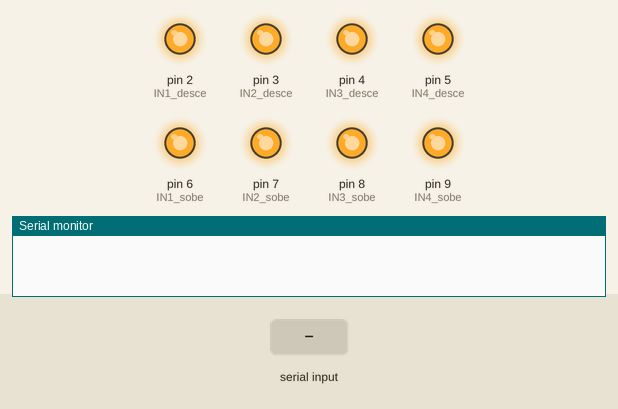
This sketch was run on a simulated Arduino Uno, built with avr-gcc and run on an emulated ATmega328P. Parts: output pins drawn as LEDs (lit = HIGH), the last lines printed to the serial monitor. Inputs (shaded band) come from the test bench.

Above: at 1.2 s.
1.3 s: "1\n" received over Serial
At 2.5 s:
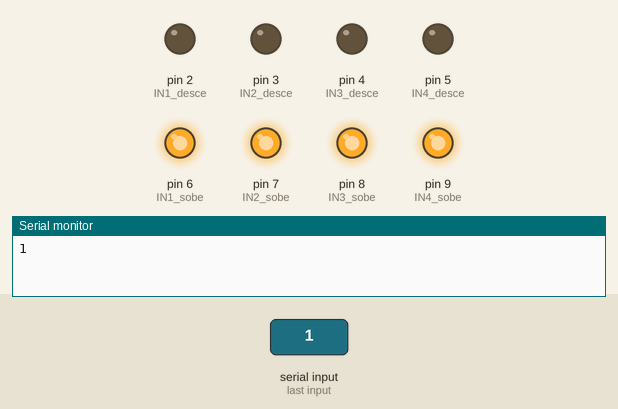
2.8 s: "2\n" received over Serial
At 3.9 s:
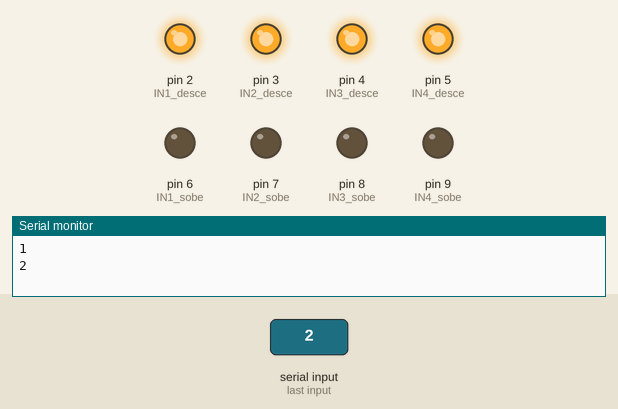
4.3 s: "0\n" received over Serial
At 5.0 s:
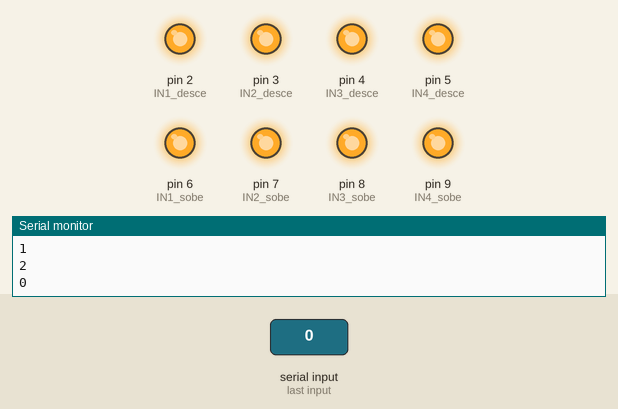
Timing chart, 0 to 7.3 s (numbered marks = the images above; inputs shaded):
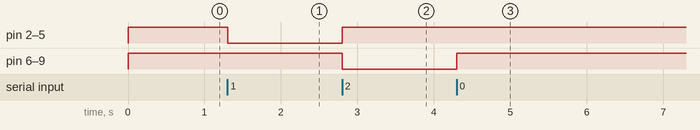

The sketch:

reles.ino
```cpp
int IN1_desce = 2,IN2_desce = 3, IN3_desce = 4, IN4_desce = 5;
int IN1_sobe = 6,IN2_sobe = 7, IN3_sobe = 8, IN4_sobe = 9;
int leitura = 0;

void subir(){
  digitalWrite(IN1_desce, 0);
  digitalWrite(IN2_desce, 0);
  digitalWrite(IN3_desce, 0);
  digitalWrite(IN4_desce, 0);
  digitalWrite(IN1_sobe, 1);
  digitalWrite(IN2_sobe, 1);
  digitalWrite(IN3_sobe, 1);
  digitalWrite(IN4_sobe, 1);
}

void descer(){
  digitalWrite(IN1_desce, 1);
  digitalWrite(IN2_desce, 1);
  digitalWrite(IN3_desce, 1);
  digitalWrite(IN4_desce, 1);
  digitalWrite(IN1_sobe, 0);
  digitalWrite(IN2_sobe, 0);
  digitalWrite(IN3_sobe, 0);
  digitalWrite(IN4_sobe, 0);
}
void parar(){
  digitalWrite(IN1_desce, 1);
  digitalWrite(IN2_desce, 1);
  digitalWrite(IN3_desce, 1);
  digitalWrite(IN4_desce, 1);
  digitalWrite(IN1_sobe, 1);
  digitalWrite(IN2_sobe, 1);
  digitalWrite(IN3_sobe, 1);
  digitalWrite(IN4_sobe, 1);
}

void setup() {
  // put your setup code here, to run once:
  Serial.begin(9600);
  pinMode(IN1_desce, OUTPUT);
  pinMode(IN2_desce, OUTPUT);
  pinMode(IN3_desce, OUTPUT);
  pinMode(IN4_desce, OUTPUT);
  pinMode(IN1_sobe, OUTPUT);
  pinMode(IN2_sobe, OUTPUT);
  pinMode(IN3_sobe, OUTPUT);
  pinMode(IN4_sobe, OUTPUT);
  parar();

}

void loop() {
  // put your main code here, to run repeatedly:
  if(Serial.available() > 1){
    leitura = Serial.parseInt();
    Serial.println(leitura);
  }
  if(leitura == 0) parar();
  else if(leitura == 1) subir();
  else if(leitura == 2) descer();
}
```

Measured:
- after the input at 1.3 s, pin 2 (IN1_desce), pin 3 (IN2_desce), pin 4 (IN3_desce), pin 5 (IN4_desce): HIGH → LOW at once
- after the input at 2.8 s, pin 2 (IN1_desce), pin 3 (IN2_desce), pin 4 (IN3_desce), pin 5 (IN4_desce): LOW → HIGH at once; pin 6 (IN1_sobe), pin 7 (IN2_sobe), pin 8 (IN3_sobe), pin 9 (IN4_sobe): HIGH → LOW at once
- after the input at 4.3 s, pin 6 (IN1_sobe), pin 7 (IN2_sobe), pin 8 (IN3_sobe), pin 9 (IN4_sobe): LOW → HIGH at once
